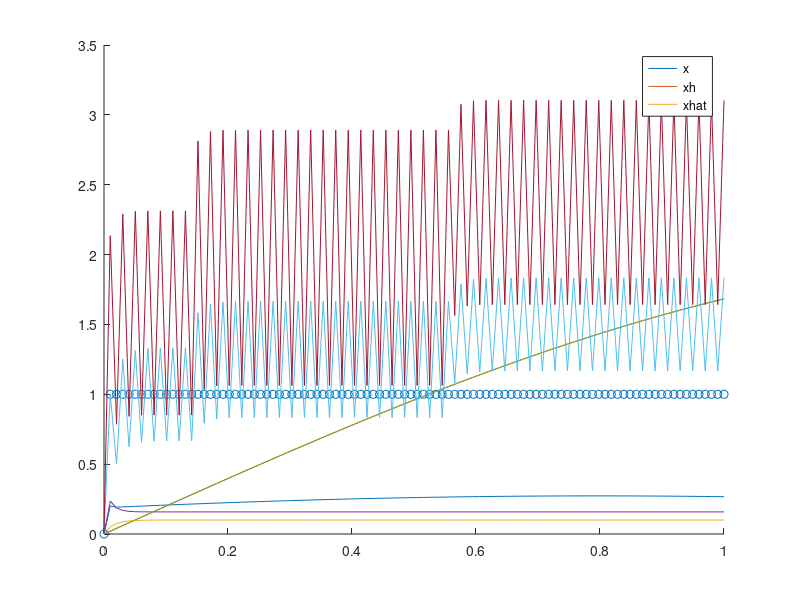
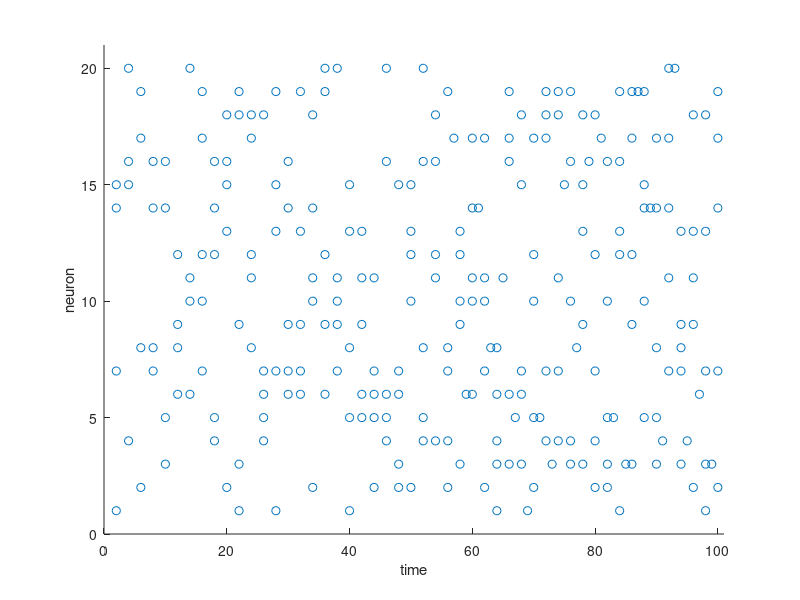

MATLAB code to generate these figures, in order:
%% Input signal and shared parameters

% number of timesteps
T = 100;
ts = linspace(0, 1, T);

% a simple step function input
x = zeros(T, 1);
x(30:50) = 0.1;
x(70:85) = 0.1;
xp = zeros(T, 1);
xp(30) = 1;
xp(51) = -1;
xp(70) = 1;
xp(86) = -1;

% sine wave input
x = sin(ts)*2;
xp = cos(ts)*2;

%% Single neuron case

% current membrane voltage
v = 0;
% output weight
w = 0.1;
% spike train
o = zeros(T,1);
% v(t)
V = zeros(T,1);
% xhat(t) (prediction)
xh = zeros(T,1);
xhat = zeros(T,1);

for t = 2:T
    % membrane voltage update equation
    dv = -v + w*(x(t-1) + xp(t-1)) - w^2*o(t-1);
    v = v + dv;
    
    V(t) = v;
    
    % fire spike if V > T
    if v > w^2/2
        o(t) = 1;
    end
    
    % calculate prediction 
    % NOTE: this is probably not the right way to calculate the prediction.
    % Eqn. 1 in paper contains derivative of xhat, I just approximated that
    % here with xhat(t) - xhat(t-1), which is probably not the best idea
    xh(t) = (w*o(t) + xh(t-1))/2;
    % Wolfram Alpha can solve the differential equation in Eqn.1 
    % http://www.wolframalpha.com/input/?i=dx%28t%29%2Fdt+%3D+-x%28t%29+%2B+w*o%28t%29
    % The solution is
    %   x(t) = exp(-t) + exp(-t) * integral_{1 to T} exp(z)*w*o(z) dz
    % Since o(z) is a spike train
    %   integral_{1 to T} exp(z)*w*o(z) dz = sum_{z in spike_times} w*exp(z)
    % Then
    % x(t) = exp(-t) * (1 + sum_{spike times} w*exp(z))
    xhat(t) = exp(-t) * (1 + (w * (exp(1:t) * o(1:t))));
end

hold on
plot(ts, V)
plot(ts, x)
plot(ts, xh)
plot(ts, xhat)
scatter(ts, o)
legend('V', 'x', 'xh', 'xhat', 'o')

%% Homogeneous network of neurons
% number of neurons
N = 20;
% regularization weight
mu = 1e-5;

% current membrane voltage
v = zeros(N,1);
% output weight
w = 0.5*ones(N,1);
% spike train
o = zeros(N,T);
% v(t)
V = zeros(N,T);
% xhat(t) (prediction)
xh = zeros(T,1);
xhat = zeros(T,1);

for t = 2:T
    % update voltage neuron by neuron (otherwise, neurons seems to fire
    % synchronously)
    prev_o = o(:,t-1);
    % go in random order over neurons
    n_order = randperm(N);
    for i = 1:N
        n = n_order(i);
        % membrane voltage update equation
        dv = -v + w*(x(t-1) + xp(t-1)) - (w*w' + mu*eye(N))*prev_o;
        v(n) = v(n) + dv(n);
        V(n,t) = v(n);
        
        % fire spike if V_i > T_i
        if v(n) > (w(n)^2/2 + (mu/2))
            o(n,t) = 1;
            % neuron n spiked, other neurons should know about this.
            prev_o(n) = prev_o(n) + 1;
        end
        
        % o(v > diag(w*w')/2 + (mu/2), t) = 1;
    end
    
    % calculate prediction 
    % Use the (probably) wrong way
    xh(t) = (w'*o(:,t) + xh(t-1))/2;
    % Use the exact solution for xhat
    % !!! I am not sure if this is the right solution for the multiple
    % neuron case though. !!!
    xhat(t) = exp(-t) * (1 + (w' * o(:, 1:t) * (exp(1:t)')));
end

hold on
% plot(ts, V)
plot(ts, x)
plot(ts, xh)
plot(ts, xhat)
legend('x', 'xh', 'xhat')

% spike train
figure
[I,J] = find(o'>0);
scatter(I, J)
axis([0 T+1 0 N+1])
xlabel('time')
ylabel('neuron')

